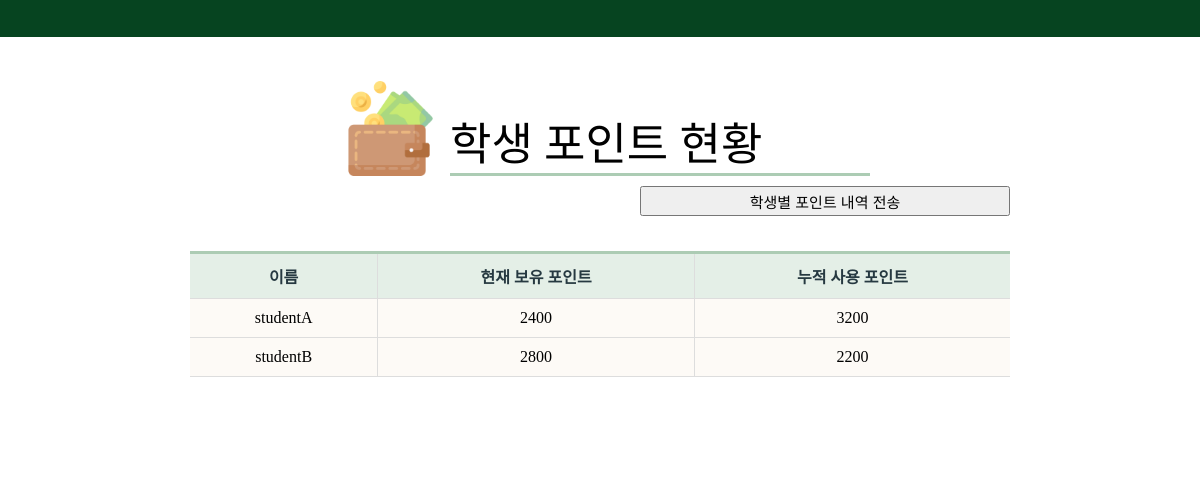
Before: /student-log with the older database file.
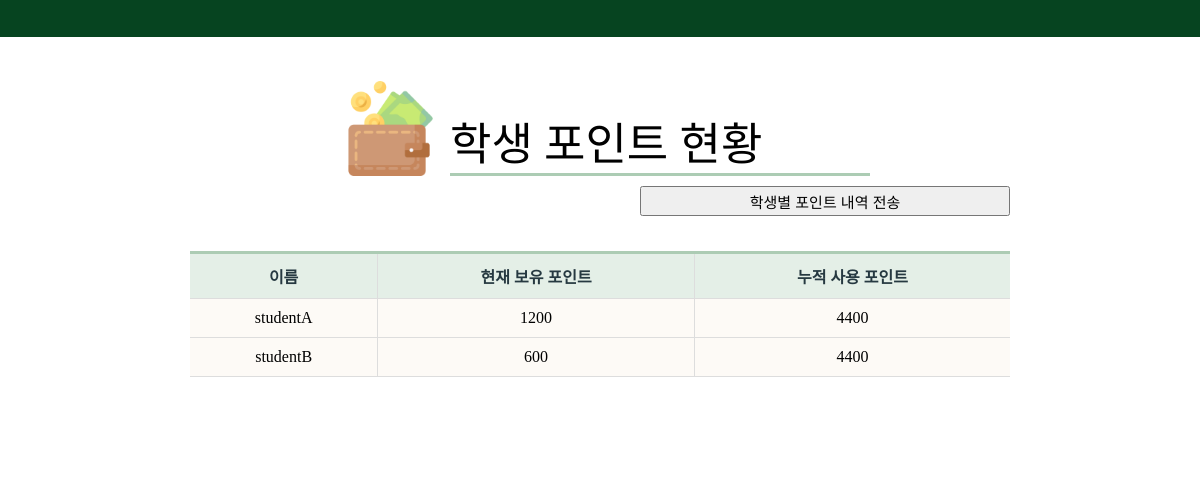
After: the same page with the newer database file.
### administrator/models.py (models this page shows, shortened)
class Student(models.Model):
    name = models.CharField(max_length=20, null=False)
    point =  models.IntegerField( null=True, blank=True)
    point_used = models.IntegerField(default=0, blank=True, null=True)

### administrator/views.py (the view, shortened to what this page needs)
# urls.py: path('student-log', views.StudentLogView.as_view(), name='student-log'),
class StudentLogView(ListView):
    template_name = 'administrator/student/point.html'
    model = Student

### administrator/templates/administrator/student/point.html (shortened to what this page needs)
{% extends 'administrator/observation/student.html' %}
{% load static %}
{% block title %}
    <link rel="stylesheet" href="{% static 'All.css' %}" />
{% endblock title %}
{% block subject %}
    <h1>학생 포인트 현황</h1>
{% endblock subject %}
{% block top %}
    <img id="topImg" src="{%static 'main/wallet.png' %}"/>
{% endblock top %}
{%block content %}
<form action="" method="POST" enctype="multipart/form-data">
    <input id = "post_button" role="button" type="submit" name="submit_point" value="학생별 포인트 내역 전송"/><br/>
</form>
{% endblock %}
{% block table %}
    <th >이름</th>
    <th >현재 보유 포인트</th>
    <th >누적 사용 포인트</th>
{% endblock table %}
{% block data %}
{% for object in object_list %}
    {% if object.name == 'teacher' %}
    {% else %}
    <tr>
        <td>{{ object.name }}</td>
        <td>{{ object.point }}</td>
        <td>{{ object.point_used }}</td>
    </tr>
    {% endif %}
{% endfor %}
{% endblock data %}

### administrator/templates/administrator/observation/student.html (shortened to what this page needs)
{% load static %}
<!DOCTYPE html>
<html>
<head>
    {% block title %}{% endblock title %}
</head>
<body>
    <div class="design">
        <div id="student_list">
             <header>
            </header>
            <div id="head">
            {% block subject %}{% endblock subject %}
        </div>
        <div id="top">
            {% block top %}{% endblock top %}
         </div>
    </div>
   {% block content %}
   {% endblock content %}
   <table class="table">
        <thead>
             <tr>
                {% block table %}{% endblock table %}
            </tr>
            {% block data %}{% endblock data %}
            <tbody id="myTable"> </tbody>
        </thead>
    </table>
</body>
</html>

### administrator/static/All.css (style rules this page uses)
body { display: flex; justify-content: center; align-items: center; background: rgb(255, 255, 255); overflow:auto; }
header { position: fixed !important; width: 100%; justify-content: center; align-items: center; width:100%; height:50px; left:0px; top:-13px; background-color: rgb(6, 68, 32); position: relative; }
h1 { position:relative; font-size:45px; color: rgb(0, 0, 0); font-weight:500; top:70px; left:60px; margin-left: auto; margin-right: auto; width:420px; border-bottom:3px solid rgb(172, 204, 180); z-index:0; }
#top { position:relative }
#topImg { position:relative; display:block; margin:auto; width:95px; height:95px; left:-210px; top:-55px; border-bottom:2px; z-index:2; }
.table { position:relative; width:820px; height:200px; top:-10px; margin-left: auto; margin-right: auto; text-align:center; border-collapse: collapse; border-top: 3px solid rgb(172, 204, 180); }
.table th { color: rgb(38, 57, 65); background: rgb(228, 239, 231); text-align: center; }
.table th, .table td { padding: 10px; border: 1px solid #ddd; }
.table th:first-child, .table td:first-child { border-left: 0; }
.table th:last-child, .table td:last-child { border-right: 0; }
.table tr { background: rgb(253, 250, 246); }
.table tr td:first-child { text-align: center; }
#post_button { position:relative; top:-45px; left:450px; width:370px; height:30px; font-size:15px; }

Changed rows visible on the page:
changed Student "studentA": point "2400" → "1200"; point_used "3200" → "4400"
changed Student "studentB": point "2800" → "600"; point_used "2200" → "4400"
